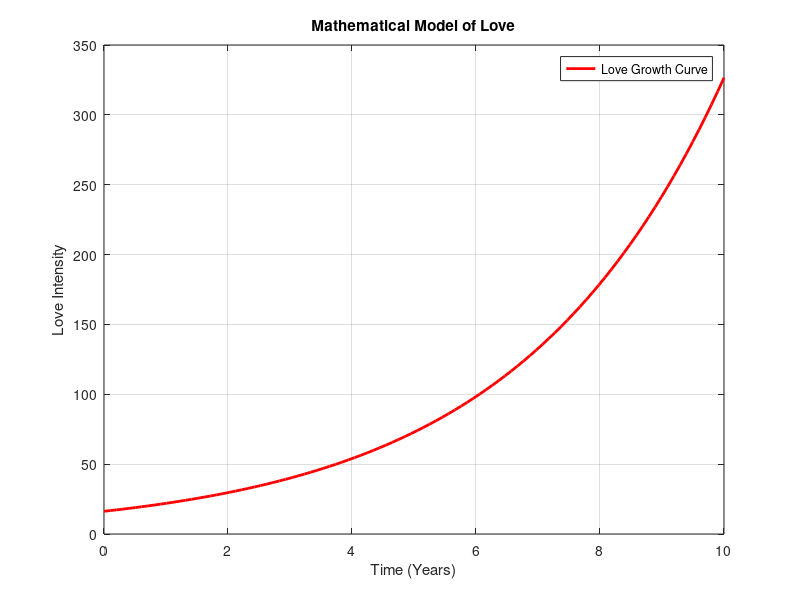

This figure's MATLAB source:
clc;
clear;
close all;

% Parameters
k = 10; % Scaling factor for love
T = linspace(0, 10, 100); % Time in years
S = 5; % Shared experiences
A = 0.8; % Mutual affection (scale of 0 to 1)

t = 19:1:23; % Age range from 19 to 23

H = 0.7 + 0.2 * exp(-(t - 19)); % Hormonal intensity equation
D = 2; % External factors (stress, distance, etc.)
Stress = 1;
alpha = 0.3; % Growth rate of love over time

for t = 19:23  % Simulate age 19 to 23
    H = 0.7 + 0.2 * exp(-(t - 19)); % Update hormone level over time
    fprintf('At age %d, Hormone intensity = %.2f\n', t, H);
end

P = H * 100; % Convert to percentage
fprintf('Love probability at age %d is %.2f%%\n', t, P);

% Love Equation
L = k * ((S + A + H) ./ (Stress + D + 1)) .* exp(alpha * T);

% Plot Love Over Time
figure;
plot(T, L, 'r', 'LineWidth', 2);
xlabel('Time (Years)');
ylabel('Love Intensity');
title('Mathematical Model of Love');
grid on;
legend('Love Growth Curve');
